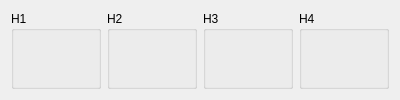
        <widget class="QFrame" name="frame_5">
         <property name="frameShadow">
          <enum>QFrame::Shadow::Raised</enum>
         </property>
         <layout class="QHBoxLayout" name="horizontalLayout_5">
          <item>
           <widget class="QGroupBox" name="groupH1">
            <property name="sizePolicy">
             <sizepolicy hsizetype="Expanding" vsizetype="Expanding">
              <horstretch>0</horstretch>
              <verstretch>0</verstretch>
             </sizepolicy>
            </property>
            <property name="minimumSize">
             <size>
              <width>90</width>
              <height>68</height>
             </size>
            </property>
            <property name="title">
             <string>H1</string>
            </property>
            <layout class="QVBoxLayout" name="verticalLayoutH1">
             <item>
              <widget class="QLabel" name="labelValueH1">
               <property name="text">
                <string/>
               </property>
              </widget>
             </item>
            </layout>
           </widget>
          </item>
          <item>
           <widget class="QGroupBox" name="groupH2">
            <property name="sizePolicy">
             <sizepolicy hsizetype="Expanding" vsizetype="Expanding">
              <horstretch>0</horstretch>
              <verstretch>0</verstretch>
             </sizepolicy>
            </property>
            <property name="minimumSize">
             <size>
              <width>90</width>
              <height>68</height>
             </size>
            </property>
            <property name="title">
             <string>H2</string>
            </property>
            <layout class="QVBoxLayout" name="verticalLayoutH2">
             <item>
              <widget class="QLabel" name="labelValueH2">
               <property name="text">
                <string/>
               </property>
              </widget>
             </item>
            </layout>
           </widget>
          </item>
          <item>
           <widget class="QGroupBox" name="groupH3">
            <property name="sizePolicy">
             <sizepolicy hsizetype="Expanding" vsizetype="Expanding">
              <horstretch>0</horstretch>
              <verstretch>0</verstretch>
             </sizepolicy>
            </property>
            <property name="minimumSize">
             <size>
              <width>90</width>
              <height>68</height>
             </size>
            </property>
            <property name="title">
             <string>H3</string>
            </property>
            <layout class="QVBoxLayout" name="verticalLayoutH3">
             <item>
              <widget class="QLabel" name="labelValueH3">
               <property name="text">
                <string/>
               </property>
              </widget>
             </item>
            </layout>
           </widget>
          </item>
          <item>
           <widget class="QGroupBox" name="groupH4">
            <property name="sizePolicy">
             <sizepolicy hsizetype="Expanding" vsizetype="Expanding">
              <horstretch>0</horstretch>
              <verstretch>0</verstretch>
             </sizepolicy>
            </property>
            <property name="minimumSize">
             <size>
              <width>90</width>
              <height>68</height>
             </size>
            </property>
            <property name="title">
             <string>H4</string>
            </property>
            <layout class="QVBoxLayout" name="verticalLayoutH4">
             <item>
              <widget class="QLabel" name="labelValueH4">
               <property name="text">
                <string/>
               </property>
              </widget>
             </item>
            </layout>
           </widget>
          </item>
         </layout>
        </widget>
